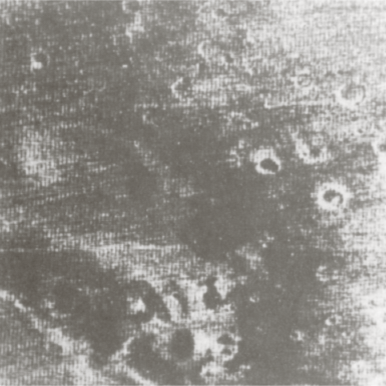
%> input picture data/origin1.png, 386 x 386 px
$ octave ButterworthLowPassFilter.m   (GNU Octave 9; MATLAB toolbox functions it lacks are replaced by stand-ins)
%> lines starting %> are read from the running program, lines starting %| are printed output that depends on the picture
%实现 Butterworth 滤波器
clear;clc;

%% 读取图像
img = imread('data\origin1.png');
%> img is the input picture: size 386x386x3 uint8; mean R, G, B 147.7, 145.1, 140.5
if size(img, 3) == 3
    img = rgb2gray(img);
%> img: size 386x386 uint8
end
figure('Name', '原图');
imshow(img);

%% 快速傅里叶变换
IMG = fft2(img);                            %进行傅里叶变换
% figure('Name', '原图傅里叶谱');
% imshow(log(abs(IMG) + 1), []);

%% 频域图像居中
Guv = fftshift(IMG);                        %对傅里叶变换的结果进行居中处理
% figure('Name', '原图平移后傅里叶谱');
% mesh(abs(Guv));
figure('Name', '原图平移后傅里叶谱');
imshow(log(abs(Guv) + 1), []);
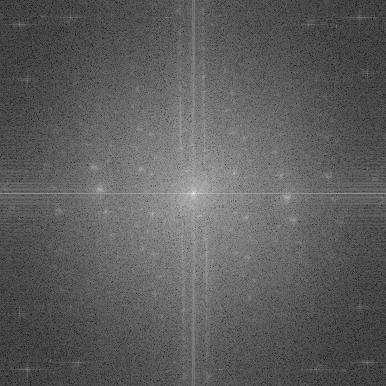
%> displayed picture: size 386x386, on the screen's scale of 0 to 255; min 0, max 255, mean 93.2

%% Butterworth 低通滤波器
lengthOfSide = size(img, 1);
%> lengthOfSide = 386
halfLengthOfSideCeil = ceil(lengthOfSide / 2);
%> halfLengthOfSideCeil = 193
halfLengthOfSideFloor = floor(lengthOfSide / 2);
%> halfLengthOfSideFloor = 193
Duv = zeros(lengthOfSide);
for i = 1 : lengthOfSide
    for j = 1 : lengthOfSide
        Duv(i, j) = norm([i - halfLengthOfSideCeil, j - halfLengthOfSideCeil]);
    end
end
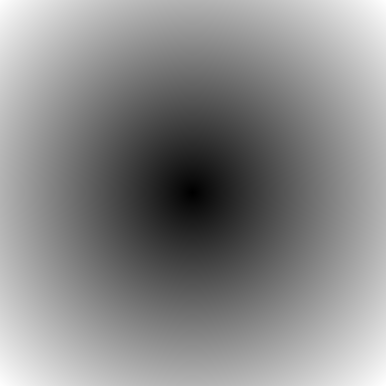
%> Duv: size 386x386 double; min 0, max 272.9, mean 147.7; drawn with min black and max white

D0 = floor(halfLengthOfSideCeil / 3);
%> D0 = 64
n = 2;
Huv = zeros(lengthOfSide);
for i = 1 : lengthOfSide
    for j = 1 : lengthOfSide
        Huv(i, j) = 1 / (1 + (Duv(i, j) / D0) .^ (2 * n));
    end
end
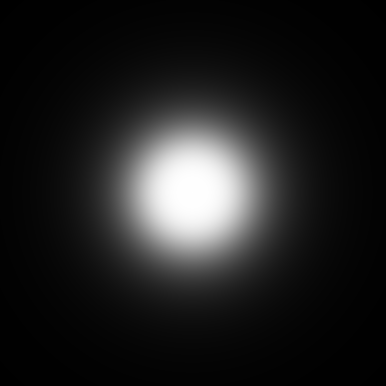
%> Huv: size 386x386 double; min 0.00301, max 1, mean 0.128
% figure('Name', 'Butterworth低通滤波器');
% mesh(Huv);
figure('Name', 'Butterworth低通滤波器');
imshow(Huv, []);

%% 处理
Nuv = Huv .* Guv;

figure('Name', '处理后图像傅里叶谱');
imshow(log(abs(Nuv + 1)), []);

%% 变换回空间域
NuvShift = ifftshift(Nuv);                 %对居中的傅里叶变换结果进行还原
fxy = real(ifft2(NuvShift));               %进行傅里叶逆变换

figure('Name', '处理后图像');
imshow(uint8(fxy));

%% 被过滤掉的部分
DFuv = (1 - Huv) .* Guv;

figure('Name', '处理后差图像傅里叶谱');
imshow(log(abs(DFuv + 1)), []);
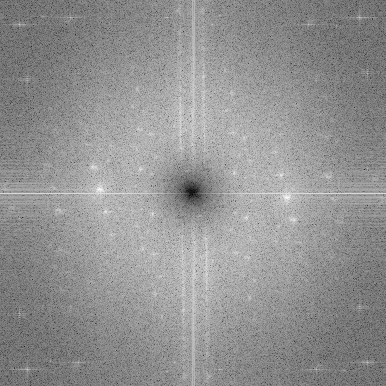
%> displayed picture: size 386x386, on the screen's scale of 0 to 255; min 0, max 255, mean 145.8

DFuvShift = ifftshift(DFuv);                 %对居中的傅里叶变换结果进行还原
dfxy = real(ifft2(DFuvShift));               %进行傅里叶逆变换
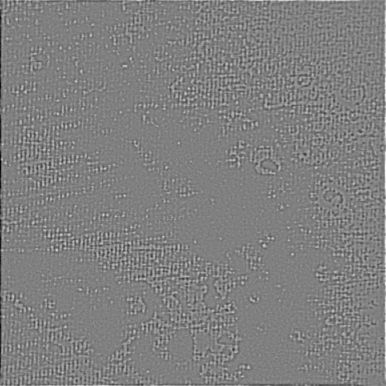
%> dfxy: size 386x386 double; min -47.21, max 46.7, mean 0; drawn with min black and max white

figure('Name', '处理后差图像');
imshow(uint8(dfxy));
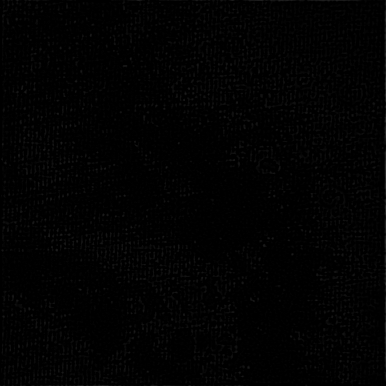
%> displayed picture: size 386x386, on the screen's scale of 0 to 255; min 0, max 47, mean 1.9
